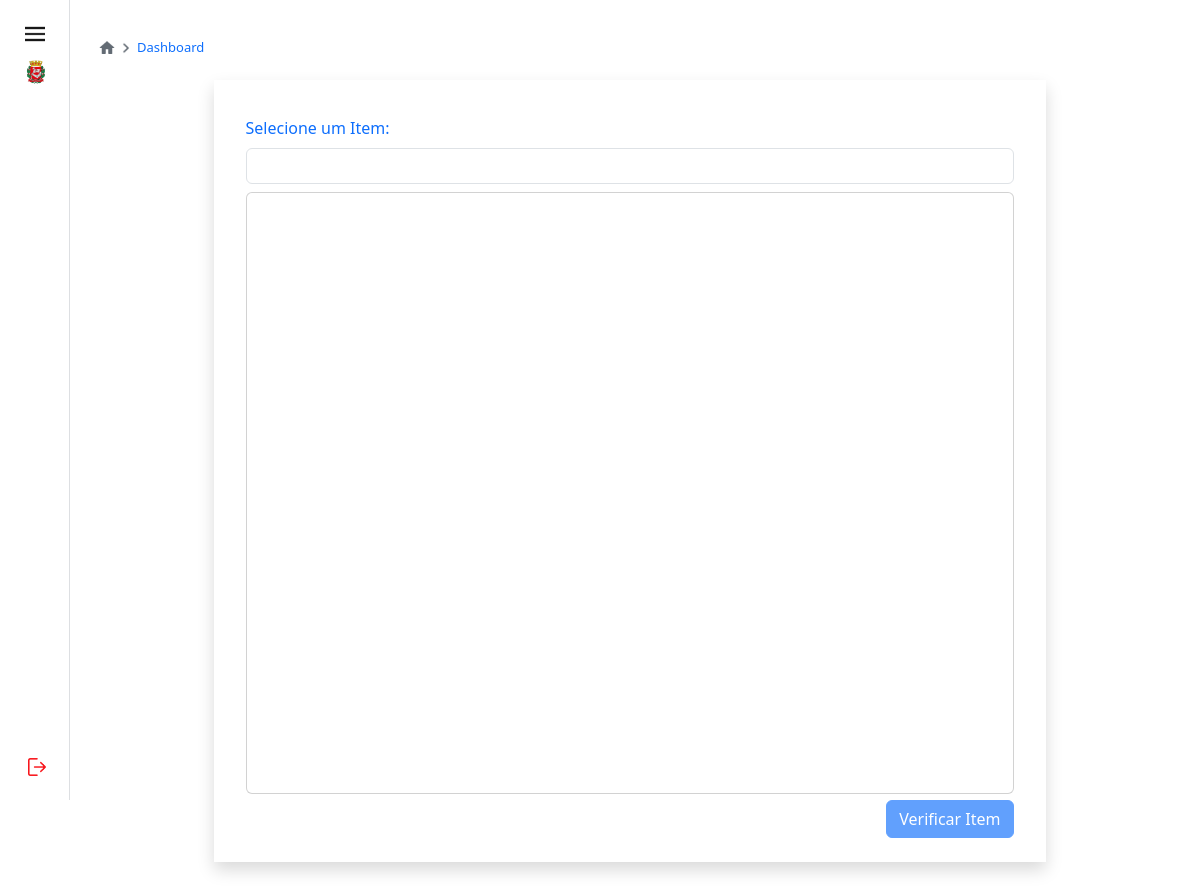
/dashboard.php (signed in), run on an earlier commit of the app's database.
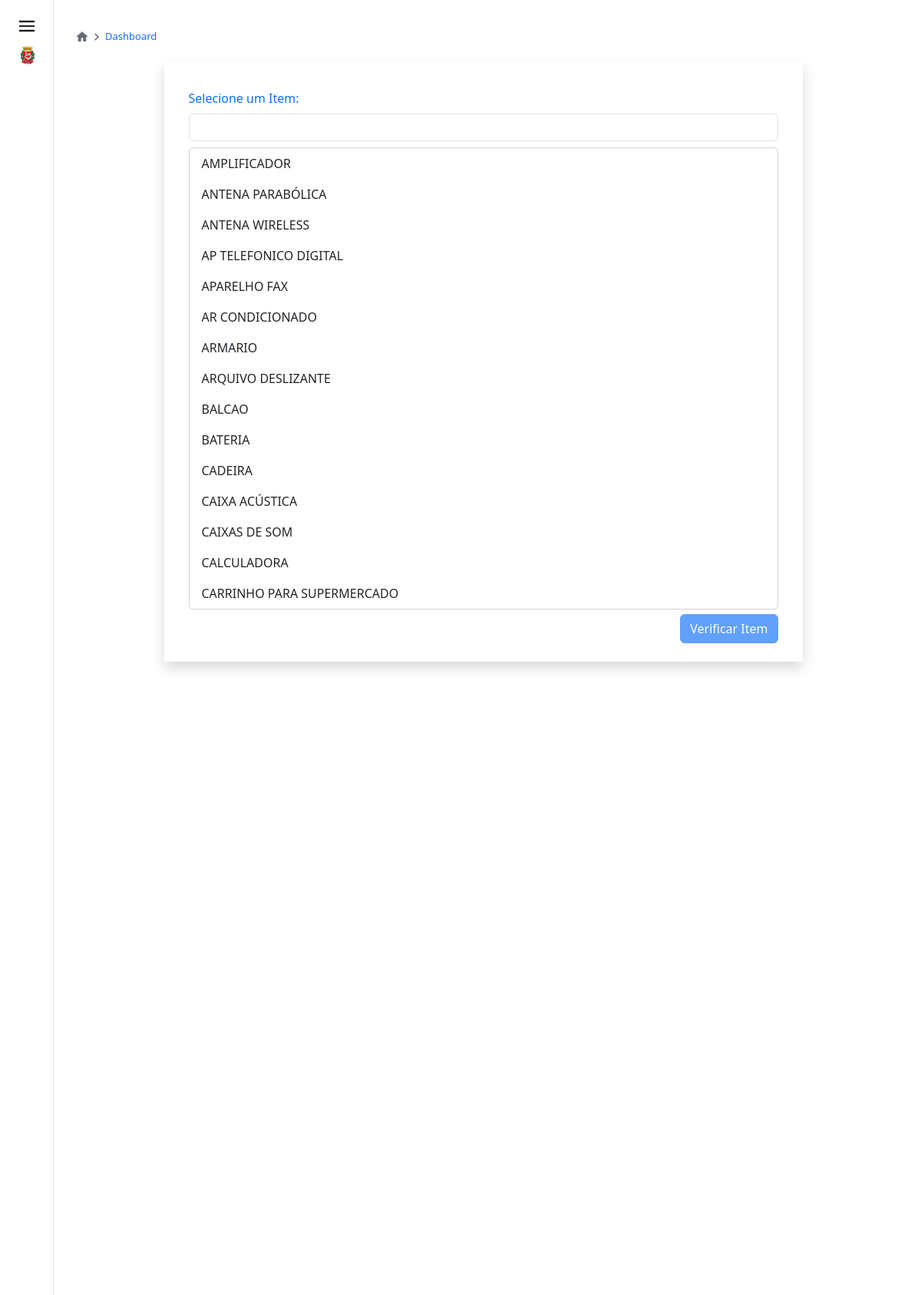
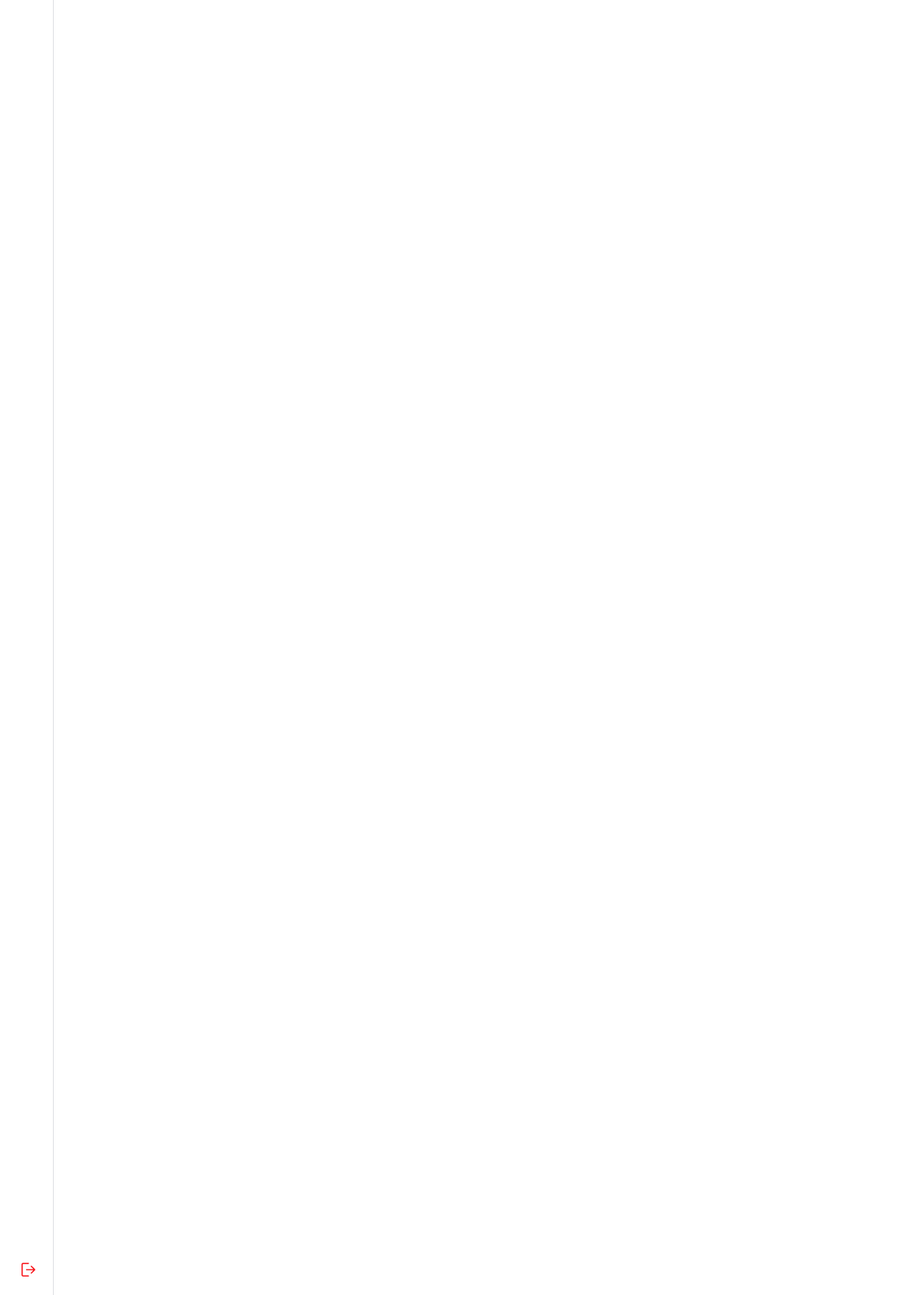
And on a later commit of the database (2 pictures, top to bottom).
### tables this page shows
CREATE TABLE IF NOT EXISTS `tipos` (
  `idtipos` int(11) NOT NULL AUTO_INCREMENT,
  `tipo` varchar(250) NOT NULL,
  `datatransf` datetime(3) NOT NULL DEFAULT current_timestamp(3),
  PRIMARY KEY (`idtipos`)
);

### componentes/verificacao.php (called while the page is built, shortened)
<?php
include_once('header.php');
?>

### query-tipos-dashboard.php (the view)
<?php
include('conexoes/config.php');
include('header.php');
$sql_unidades_count_query = "SELECT tipo FROM tipos ORDER BY tipo ASC";
$sql_unidades_count_query_exec = $conexao->query($sql_unidades_count_query) or die($conexao->error);
$user_data = $sql_unidades_count_query_exec->fetch_all(MYSQLI_ASSOC);
?>
<?php
foreach ($user_data as $row) {
    echo "<li><a href=\"#\" class=\"list-group-item list-group-item-action\" onclick=\"botaoClicado('{$row['tipo']}')\">{$row['tipo']}</a></li>";
}
?>

### header.php (shortened to what this page needs)
<!DOCTYPE html>
<html lang="pt-BR">
<head>
    <link rel="stylesheet" href="./css/style.css">
    <link rel="stylesheet" href="./css/timeline.css">
    <link href="https://cdn.jsdelivr.net/npm/bootstrap@5.3.3/dist/css/bootstrap.min.css" rel="stylesheet">
    <link rel="stylesheet" href="https://maxcdn.bootstrapcdn.com/bootstrap/4.1.3/css/bootstrap.min.css">
    <link rel="stylesheet" href="https://cdnjs.cloudflare.com/ajax/libs/twitter-bootstrap/5.3.0/css/bootstrap.min.css">
    <link rel="stylesheet" href="https://cdn.datatables.net/2.0.5/css/dataTables.bootstrap5.css">
    <link href="https://cdn.jsdelivr.net/npm/sweetalert2@11.10.8/dist/sweetalert2.min.css" rel="stylesheet">
</head>

### dashboard.php (shortened to what this page needs)
<?php
include_once('componentes/verificacao.php');
include_once('header.php');
?>
<body>
    <?php
    include_once('menu.php');
    ?>
    <div class="p-4 p-md-4 pt-3 conteudo">
        <div class="carrossel-box mb-2">
            <div class="carrossel">
                <a href="./home.php" class="mb-3 me-1">
                    <img src="./images/icon-casa.png" class="icon-carrossel mt-3" alt="">
                </a></li>
                <img src="./images/icon-avancar.png" class="icon-carrossel-i" alt="icon-avancar">
                <a href="./dashboard.php" class="text-primary ms-1 carrossel-text">Dashboard</a></li>
            </div>
        </div>
        <div class="container d-flex justify-content-center">
            <div class="card mb-3 me-3 rounded-0 shadow p-3 mb-5 bg-white rounded border-0">
                <form action="resultadodash.php">
                    <div class="card-body d-flex flex-column" style="width: 800px; height: 700px">
                        <label for="card" class="form-label mt-1 text-primary">Selecione um Item:</label>
                        <input class="form-control mb-2" type="text" id="textBusca" name="inputText">
                        <div class="card lista-itens">
                            <ul class="list-group list-group-flush overflow-auto" id="ulItens" style="height: 600px;">
                                <?php
                                include 'query-tipos-dashboard.php';
                                ?>
                            </ul>
                        </div>
                    </div>
                    <div class="d-flex justify-content-end mr-3 mt-1" id="bnt ">
                        <button type="submit" class="btn btn-primary mb-2" id="btn" disabled>Verificar Item</button>
                    </div>
                </form>
            </div>
        </div>
    </div>
</body>

### menu.php (shortened to what this page needs)
<?php
include_once('header.php');
include_once('componentes/verificacao.php');
?>
<body>
    <div class="conteudo_menu z-3">
        <nav class="menu-logout">
            <div>
                <img class="img-menu menu-button" onclick="menu()" src="./images/icon-menu.png" alt="Menu">
                <a href="./home.php"><img class="img-menu logocdsp" id="logocdsp" src="./images/logo-cdsp.png" alt="Logo Cidade de São Paulo"></a>
            </div>
            <a href="#" id="tooltip" onclick="sair()">
                <img class="img-menu logout" id="logout" src="./images/logout.png" alt="">
            </a>
        </nav>
        <div class="menu-principal" id="menuPrincipal">
            <div class="menu-paginas">
                <p class="title-menu">Menu</p>
                <a href="./home.php" value="/home.php" id="botao1" class="btn-menu botoes"><img id="icon-casa" src="./images/icon-casa.png" alt="Icon Casa">Home</a>
                <a href="./termo.php" value="/termo.php" id="botao3" class="btn-menu botoes mb-2"><img id="icon-termo" src="./images/icon-termo.png" alt="Icon Ferramentas">Termo Entrega/Retirada</a>
                <a href="./dashboard.php" value="/dashboard.php" id="botao7" class="btn-menu botoes"><img id="icon-dashboard" src="./images/icon-dashboard.png" alt="Icon Usuario">Dashboard</a>
                <div class="centralizar-linha admin">
                </div>
                <p class="title-menu admin">Administração</p>
                <a href="./cadastrarbens.php" value="/cadastrarbens.php" id="botao2" class="btn-menu botoes admin"><img id="icon-computador" src="./images/icon-computador.png" alt="Icon Computador">Cadastro de Bens</a>
                <a href="./listaremovimentar.php" value="/listaremovimentar.php" id="botao4" class="btn-menu botoes admin"><img id="icon-lista" src="./images/icon-lista.png" alt="Icon Lista">Listar/Movimentar Bens</a>
                <a href="./usuarios.php" value="/usuarios.php" id="botao5" class="btn-menu botoes admin"><img id="icon-usuario" src="./images/usuario.png" alt="Icon Usuario">Usuários</a>
                <a href="./unidades.php" value="/unidades.php" id="botao6" class="btn-menu botoes admin"><img id="icon-dashboard" src="./images/unidades.png" alt="Icon Usuario">Unidades</a>
                <a href="./tiposdebens.php" value="/tiposdebens.php" id="botao7" class="btn-menu botoes admin"><img id="icon-dashboard" src="./images/icon-tipos.png" alt="Icon Usuario">Tipos de Bens</a>
            </div>
        </div>
    </div>
</body>
</html>

### css/style.css (style rules this page uses)
* { padding: 0; margin: 0; box-sizing: border-box; }
p, span, th, td { font-family: 'Lato', sans-serif; }
html { width: 100%; height: 100%; }
body { display: flex; min-height: 100vh; }
.conteudo_menu { display: flex; position: fixed; background-color: transparent; height: 100vh; width: 335px; }
.conteudo { margin-left: 340px; flex-wrap: wrap; width: 81%; height: 90%; }
.menu-logout { width: 70px; height: 100vh; padding: 16px; display: flex; flex-direction: column; justify-content: space-between; border-right: 1px solid #DDDFE2; background-color: #FFF; }
#logout { width: 34px; margin-left: 4px; }
.img-menu { width: 40px; padding: 8px; }
.menu-principal { padding: 18px; display: flex; flex-direction: column; justify-content: space-between; border-right: 1px solid #DDDFE2; height: 100vh; }
.menu-paginas { width: 220px; padding: 8px; border: 1px solid #DDDFE2; border-radius: 5px; line-height: 32px; }
.btn-menu { display: flex; flex-direction: row; align-items: center; width:100%; padding: 3px 8px; font-size: 14px; border: none; border-radius: 5px; cursor: pointer; text-decoration: none; color: #000000; }
.botoes { line-height: 26px; margin-bottom: 5px; }
.title-menu { padding: 0px 16px; font-family:'Roboto', sans-serif; color: #646566; font-size: 14px; }
.centralizar-linha { display: flex; justify-content: center; }
.menu-button { margin-left: 1px; width: 36px; display: none; }
#tooltip { position: relative; cursor: pointer; }
.icon-carrossel { width: 16px; }
.icon-carrossel-i { width: 14px; }
.carrossel-box { display: flex; flex-direction: row; align-items: center; justify-content: space-between; }
.carrossel { display: flex; flex-direction: row; align-items: center; }
.carrossel > a { font-size: 13px; text-decoration: none; }
@media (max-width: 1300px) { .conteudo_menu { width: 70px; } }
@media (max-width: 1300px) { .menu-principal { position: fixed; top: 0; left: -190px; z-index: 9 !important; transition: all 0.5s ease; } }
@media (max-width: 1300px) { .menu-logout { z-index: 10 !important; } }
@media (max-width: 1300px) { .menu-button { display: block; cursor: pointer; } }
@media (max-width: 1300px) { .lista-itens, #textBusca { width: 100%; } }

### css/timeline.css (style rules this page uses)
.conteudo { margin-left: 340px; width: 100%; }
@media (max-width: 1300px) { .conteudo { margin-left: 75px; } }

### dashboard.php (style rules this page uses)
@media (max-width: 1600px) { .conteudo { margin-left: 75px; width: 95%; } }
@media (max-width: 1600px) { .conteudo_menu { width: 70px; } }
@media (max-width: 1600px) { .menu-principal { position: fixed; top: 0; left: -187px; z-index: 999999 !important; transition: all .5s ease; } }
@media (max-width: 1600px) { .menu-logout { z-index: 1000000 !important; } }
@media (max-width: 1600px) { .menu-button { display: block; cursor: pointer; } }

What changed in the data, as far as the page shows it:
added tipos: tipo "AMPLIFICADOR"
added tipos: tipo "ANTENA PARABÓLICA"
added tipos: tipo "ANTENA WIRELESS"
added tipos: tipo "AP TELEFONICO DIGITAL"
added tipos: tipo "APARELHO FAX"
added tipos: tipo "AR CONDICIONADO"
added tipos: tipo "ARMARIO"
added tipos: tipo "ARQUIVO DESLIZANTE"
added tipos: tipo "BALCAO"
added tipos: tipo "BATERIA"
added tipos: tipo "CADEIRA"
added tipos: tipo "CAIXA ACÚSTICA"
added tipos: tipo "CAIXAS DE SOM"
added tipos: tipo "CALCULADORA"
added tipos: tipo "CARRINHO PARA SUPERMERCADO"
